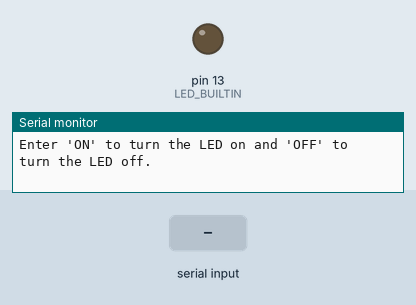
A sketch run on a simulated Arduino Uno, built with avr-gcc and run on an emulated ATmega328P. On the bench: output pins drawn as LEDs (lit = HIGH), the last lines printed to the serial monitor. The test bench sets the inputs (shaded band).

Above: at 1.2 s.
1.3 s: "OFF\n" received over Serial
At 2.5 s:
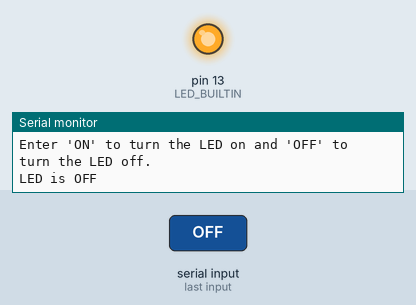
2.8 s: "ON\n" received over Serial
At 3.8 s:
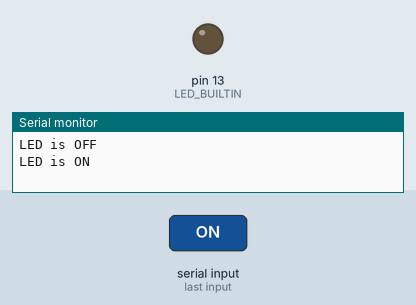
Timing chart, 0 to 5.8 s (numbered marks = the images above; inputs shaded):
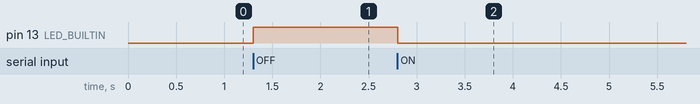

Measured:
- after the input at 1.3 s, pin 13 (LED_BUILTIN): LOW → HIGH at once
- after the input at 2.8 s, pin 13 (LED_BUILTIN): HIGH → LOW at once

The sketch:

serial_blink.ino
```cpp
void setup() {
  pinMode(LED_BUILTIN, OUTPUT);
  Serial.begin(9600);
  Serial.println("Enter 'ON' to turn the LED on and 'OFF' to turn the LED off.");
}
void loop() {
  if (Serial.available() > 0) { // Check if data is available to read
    String command = Serial.readStringUntil('\n');
    // Read the incoming string until newline
    if (command == "ON") {
      digitalWrite(LED_BUILTIN, LOW); // Turn the LED on
      Serial.println("LED is ON");
    } else if (command == "OFF") {
      digitalWrite(LED_BUILTIN, HIGH); // Turn the LED off
      Serial.println("LED is OFF");
    } else {
      Serial.println("Invalid command. Enter 'ON' or 'OFF'.");
    }
    }}
```
